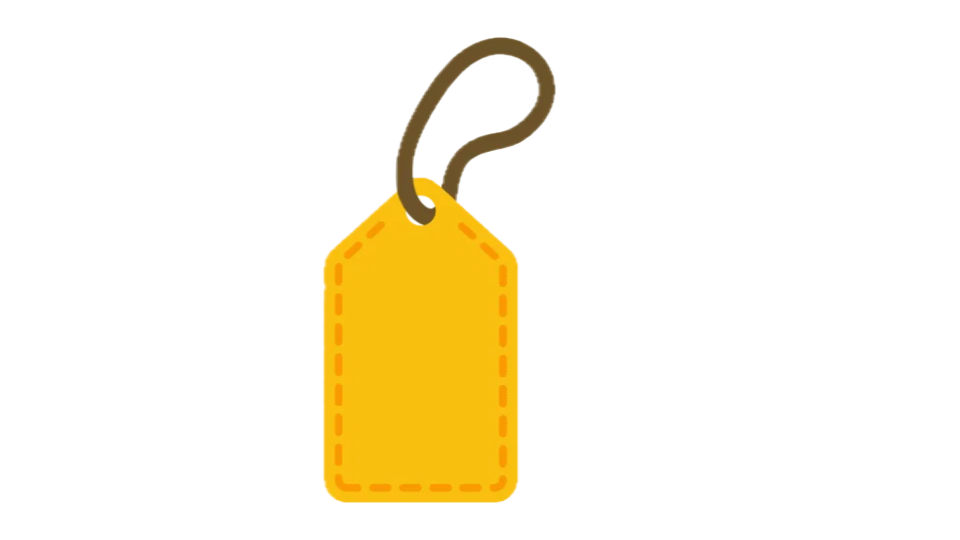
#> input picture tag.png, 960 x 540 px
$ python make_icons.py
#> lines starting #> are read from the running program, lines starting #| are printed output that depends on the picture
from PIL import Image
import os

BASE = os.path.join(os.path.dirname(__file__), "..")
SOURCE = os.path.join(BASE, "tag.png")
OUT = os.path.join(BASE, "icons")
os.makedirs(OUT, exist_ok=True)

img = Image.open(SOURCE).convert("RGBA")
#> img is the input picture: PIL image 960x540 RGBA; mean R, G, B, A 30.7, 23.9, 4.7, 30.8
alpha = img.split()[-1]
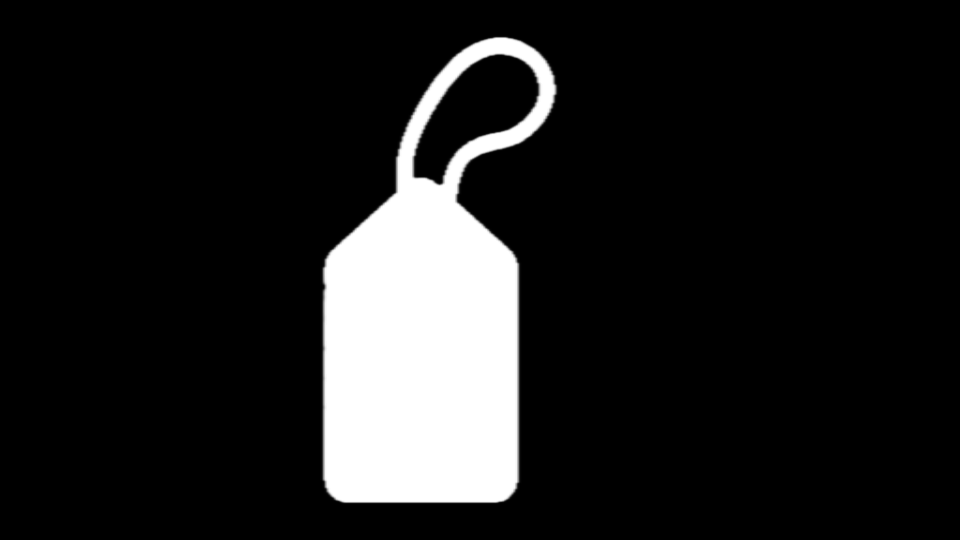
#> alpha: PIL image 960x540 L; min 0, max 255, mean 30.8
left, top, right, bottom = alpha.getbbox()
#> left = 320; top = 35; right = 560; bottom = 505
cx, cy = (left + right) / 2, (top + bottom) / 2
#> cx = 440; cy = 270

# Square crop centered on the glyph, sized to the larger content dimension
# plus its natural margin, clamped to the source image bounds.
side = min(img.height, img.width)
#> side = 540
half = side / 2
#> half = 270
crop_box = (
    round(cx - half), round(cy - half),
    round(cx - half) + side, round(cy - half) + side,
)
#> crop_box = (170, 0, 710, 540)
# Shift back into bounds if the centered box spilled over an edge.
dx = max(0, -crop_box[0]) - max(0, crop_box[2] - img.width)
#> dx = 0
dy = max(0, -crop_box[1]) - max(0, crop_box[3] - img.height)
#> dy = 0
crop_box = (crop_box[0] + dx, crop_box[1] + dy, crop_box[2] + dx, crop_box[3] + dy)

square = img.crop(crop_box)
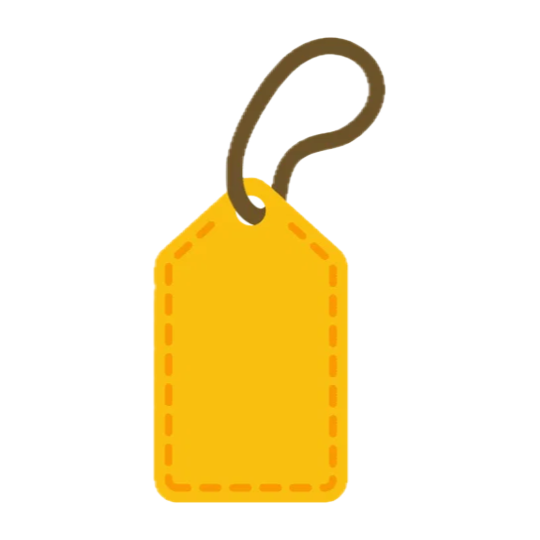
#> square: PIL image 540x540 RGBA; mean R, G, B, A 54.5, 42.4, 8.4, 54.8; transparent parts drawn white

for size in (16, 32, 48, 128):
    square.resize((size, size), Image.LANCZOS).save(os.path.join(OUT, f"icon-{size}.png"))
#> this loop made 4 passes
#> pass 1, `square.resize((size, size), Image.LANCZOS).save(os.path.join(OUT, f"ic..`:
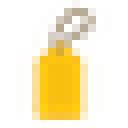
#> saved as icon-16.png: PIL image 16x16 RGBA (shown 8 times larger); mean R, G, B, A 96.8, 74.6, 11.9, 55.6; transparent parts drawn white
#> pass 2, `square.resize((size, size), Image.LANCZOS).save(os.path.join(OUT, f"ic..`:
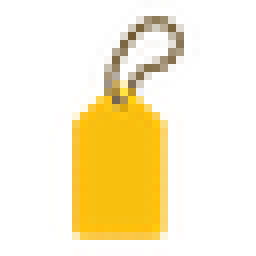
#> saved as icon-32.png: PIL image 32x32 RGBA (shown 8 times larger); mean R, G, B, A 79.3, 59.9, 11.5, 55.3; transparent parts drawn white

print("cropped from", crop_box, "-> square size", square.size)
#| cropped from (170, 0, 710, 540) -> square size (540, 540)
